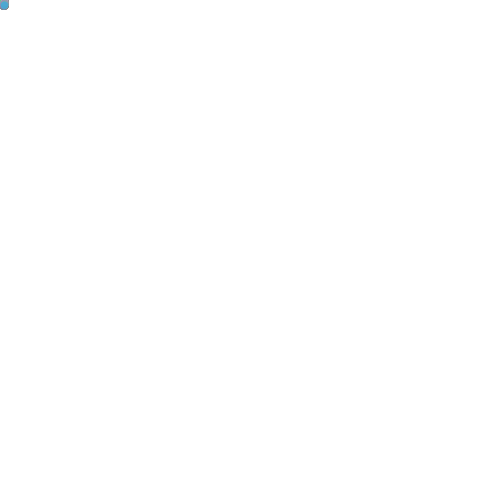
Frame 1 (no input)
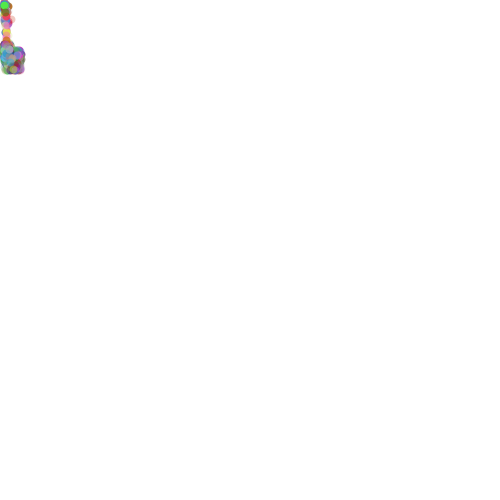
Frame 60 (the mouse pressed at the canvas centre just before this capture)
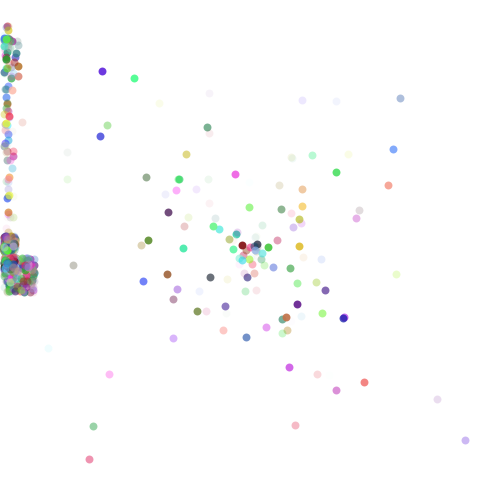
Frame 120 (the mouse held since frame 60 and released just before this capture)

The Processing sketch that drew these frames (run headless with seeded random() and noise(); from frame 60 on, the mouse is pressed at the canvas centre):

// Processing sketch: processing_110997
// ── processing_110997.pde

Particle[] particles;
PVector g;
float maxTTL;
float bounce;
float maxVel;
float rad;
boolean physics;

void setup() {
  physics = false;
  size(500, 500);
  background(255);
  particles = new Particle[1000];
  g = new PVector(0, 100);
  maxVel = 200;
  maxTTL = 10;
  bounce = 0.4;
  rad = 8;
  initParticles();
  smooth(5);
  frameRate(60);
}

void draw() {
  background(255);
  handleParticles();
}

void handleParticles() {
  for (int i = 0; i < particles.length; i++) {
    if (particles[i].ttl <= 0) particles[i] = randomParticle();
    if (physics) collision(i);
    particles[i].move();
    particles[i].display();
  }
}

void collision(int i) {
  for(int j = 0; j < i; j++)
    particles[i].collision(particles[j]);
}

void initParticles() {
  for (int i = 0; i < particles.length; i++) {
    particles[i] = randomParticle();
  }
}

Particle randomParticle() {
  return new Particle(new PVector(mouseX, mouseY), new PVector(random(-maxVel, maxVel), random(-maxVel, maxVel)), random(maxTTL), color(random(255), random(255), random(255)));
}

public class Particle {
  PVector pos, vel, acc;
  float ttl, tl;
  int col;
  
  public Particle(PVector sPos, PVector sVel, float ttl) {
    col = color(255);
    pos = sPos;
    vel = sVel;
    acc = new PVector(0,0);
    this.ttl = ttl;
    tl = 0;
  }
  
  public Particle(PVector sPos, PVector sVel, float ttl, color col) {
    this.col = col;
    pos = sPos;
    vel = sVel;
    acc = new PVector(0,0);
    this.ttl = ttl;
    tl = 0;
  }
  
  void move() {
    if (pos.x - rad/2 < 0 || pos.x + rad/2 > width) {
      if (pos.x - rad/2 < 0) pos = new PVector(rad/2, pos.y);
      else pos = new PVector(width - rad/2, pos.y);
      vel = new PVector(-vel.x * bounce, vel.y * bounce);
      acc = new PVector(0, acc.y * bounce);
    }
    if (pos.y - rad/2 < 0 || pos.y + rad/2 > height) {
      if (pos.y - rad/2 < 0) pos = new PVector(pos.x, rad/2);
      else pos = new PVector(pos.x, height - rad/2);
      pos.sub(PVector.div(vel, frameRate));
      vel = new PVector(vel.x * bounce, -vel.y * bounce);
      acc = new PVector(acc.x * bounce, 0);
    }
    acc.add(PVector.div(g, frameRate));
    vel.add(PVector.div(acc, frameRate));
    pos.add(PVector.div(vel, frameRate));
    ttl -= 1/frameRate;
    tl += 1/frameRate;
  }
  
  void collision(Particle that) {
    PVector line = PVector.sub(that.pos, pos);
    if (tl > 1 && line.mag() < rad) {
      float angle = atan(line.y / line.y);
      
      float speed1 = that.vel.mag();
      float speed2 = vel.mag();
      
      float dir1 = atan(that.vel.y / that.vel.x);
      float dir2 = atan(vel.y / vel.x);
      
      float finalVelX2 = speed1 * cos(dir1 - angle);
      float finalVelY2 = speed1 * sin(dir1 - angle);
      float finalVelX1 = speed2 * cos(dir2 - angle);
      float finalVelY1 = speed2 * sin(dir2 - angle);
      
      float velx1 = cos(angle) * finalVelX1 + cos(angle + PI/2) * finalVelY1;
      float vely1 = sin(angle) * finalVelX1 + sin(angle + PI/2) * finalVelY1;
      float velx2 = cos(angle) * finalVelX2 + cos(angle + PI/2) * finalVelY2;
      float vely2 = sin(angle) * finalVelX2 + sin(angle + PI/2) * finalVelY2;
      
      that.vel = new PVector(velx1, vely1);
      vel = new PVector(velx2, vely2);
      
      line.setMag(rad - line.mag());
      that.pos = PVector.add(that.pos, PVector.mult(line, 0.51));
      pos = PVector.add(pos, PVector.mult(line, -0.51));
    }
  }
  
  void display() {
    if (!physics || tl > 1) {
      stroke(col, map(ttl, -1/frameRate, maxTTL, 0, 255));
      strokeWeight(rad);
      point(pos.x, pos.y);
    } else {
      noFill();
      stroke(col, map(ttl, -1/frameRate, maxTTL, 0, 255));
      strokeWeight(1);
      ellipse(pos.x, pos.y, rad, rad);
    }
  }
}
